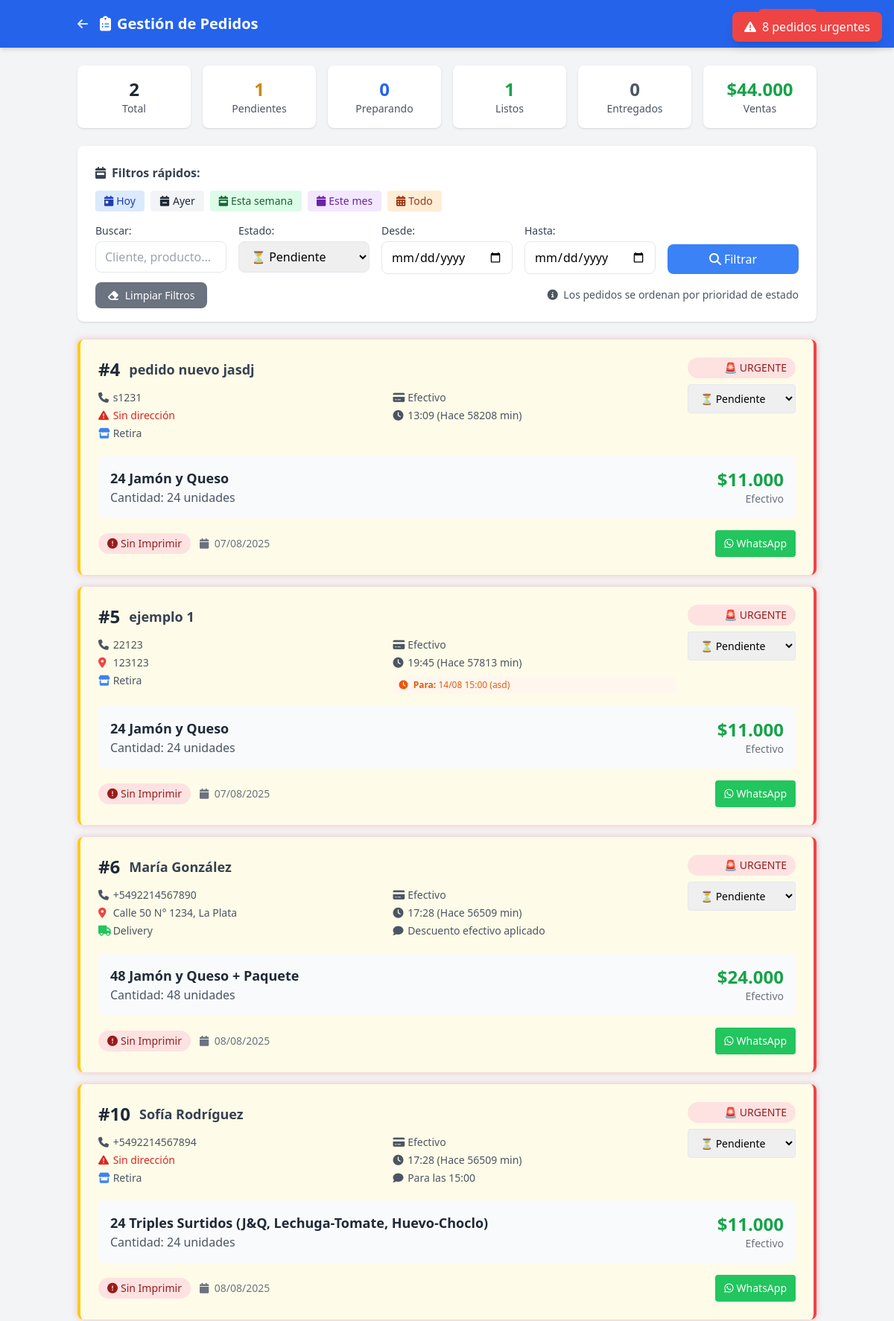
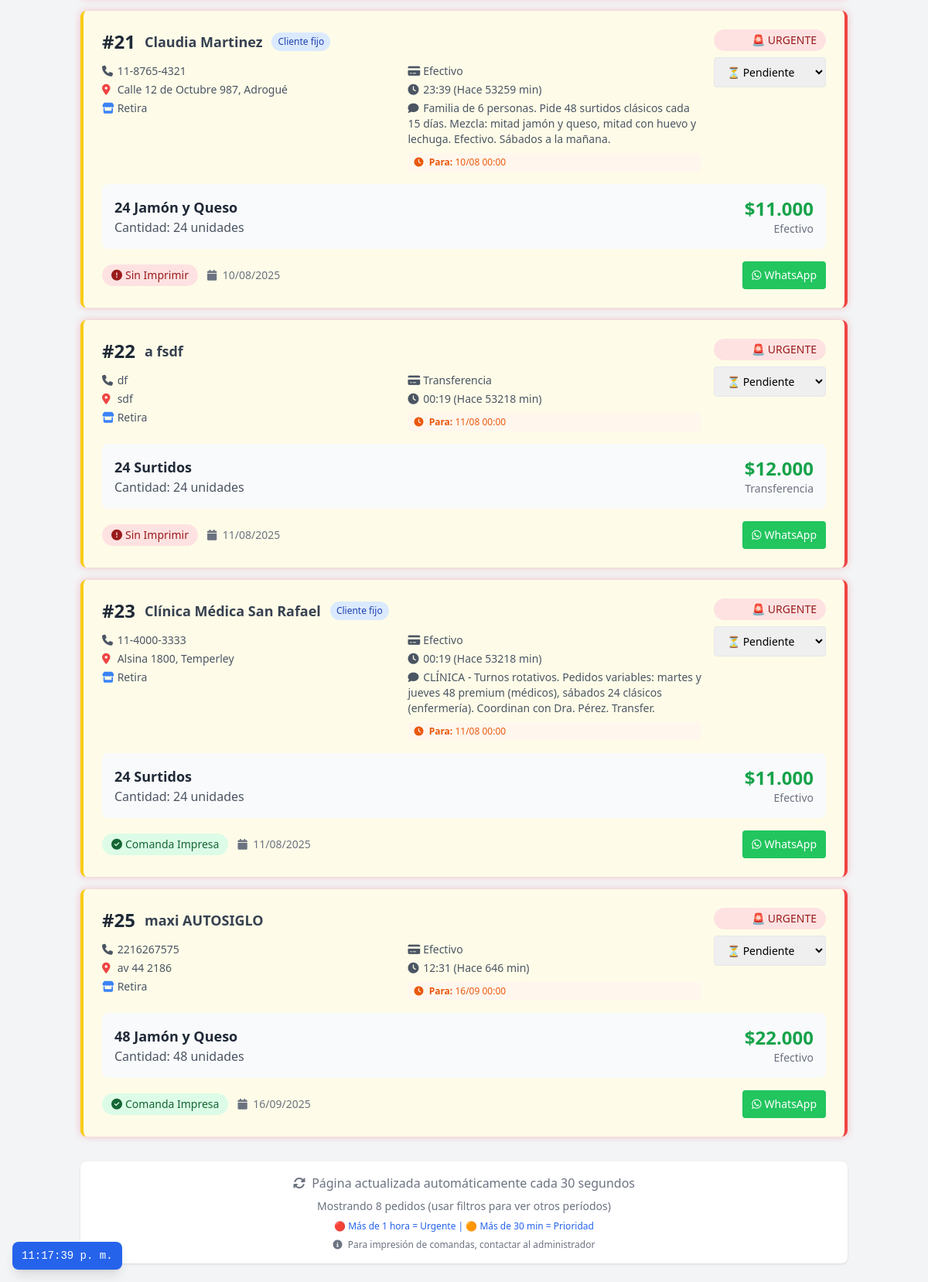
The page /empleados/pedidos.php?estado=Pendiente (signed in) on the database its author committed (2 pictures, top to bottom).
### tables this page shows
CREATE TABLE `pedidos` (
  `id` int(11) NOT NULL,
  `nombre` varchar(100) NOT NULL,
  `apellido` varchar(100) NOT NULL,
  `telefono` varchar(20) NOT NULL,
  `direccion` text DEFAULT NULL,
  `producto` varchar(100) NOT NULL,
  `cantidad` int(11) NOT NULL,
  `precio` decimal(10,2) NOT NULL,
  `forma_pago` enum('Efectivo','Transferencia') DEFAULT 'Efectivo',
  `modalidad` enum('Retira','Delivery') DEFAULT 'Retira',
  `ubicacion` enum('Local 1','Fábrica') DEFAULT 'Fábrica' COMMENT 'Ubicación donde se procesa el pedido',
  `estado` enum('Pendiente','Preparando','Listo','Entregado') DEFAULT 'Pendiente',
  `observaciones` text DEFAULT NULL,
  `cliente_fijo_id` int(11) DEFAULT NULL,
  `impreso` tinyint(1) DEFAULT 0,
  `created_at` timestamp NULL DEFAULT current_timestamp(),
  `updated_at` timestamp NULL DEFAULT current_timestamp() ON UPDATE current_timestamp(),
  `fecha_entrega` date DEFAULT NULL COMMENT 'Fecha para cuando es el pedido',
  `hora_entrega` time DEFAULT NULL COMMENT 'Hora para cuando es el pedido',
  `notas_horario` text DEFAULT NULL COMMENT 'Observaciones sobre horario/entrega',
  `fecha_pedido` datetime DEFAULT current_timestamp() COMMENT 'Cuándo se tomó el pedido (puede ser diferente de created_at para casos especiales)',
  `prioridad` enum('normal','prioridad','urgente') DEFAULT 'normal' COMMENT 'Prioridad manual asignada por admin',
  `prioridad_notas` text DEFAULT NULL COMMENT 'Notas sobre por qué se asignó esta prioridad',
  `es_personalizado_complejo` tinyint(1) DEFAULT 0 COMMENT 'Si usa la tabla pedido_detalles para precios mixtos'
);

### empleados/pedidos.php (the view, shortened to what the rows shown need)
<?php
require_once '../config.php';
$pdo = getConnection();
$filtro_estado = isset($_GET['estado']) ? sanitize($_GET['estado']) : '';
$sql = "SELECT p.*, cf.nombre as cliente_nombre, cf.apellido as cliente_apellido
        FROM pedidos p
        LEFT JOIN clientes_fijos cf ON p.cliente_fijo_id = cf.id
        WHERE 1=1";
$params = [];
if ($filtro_estado) {
    $sql .= " AND p.estado = ?";
    $params[] = $filtro_estado;
}
$sql .= " ORDER BY
    CASE p.estado
        WHEN 'Pendiente' THEN 1
        WHEN 'Preparando' THEN 2
        WHEN 'Listo' THEN 3
        WHEN 'Entregado' THEN 4
    END,
    p.created_at ASC";
$stmt = $pdo->prepare($sql);
$stmt->execute($params);
$pedidos = $stmt->fetchAll();
?>
<!DOCTYPE html>
<html lang="es">
<head>
    <script src="https://cdn.tailwindcss.com"></script>
    <link rel="stylesheet" href="https://cdnjs.cloudflare.com/ajax/libs/font-awesome/6.4.0/css/all.min.css">
</head>
<body class="bg-gray-100">
    <header class="bg-blue-600 text-white shadow-md">
        <div class="container mx-auto px-4 py-3 flex justify-between items-center">
            <div class="flex items-center">
                <h1 class="text-xl font-bold">
                    <i class="fas fa-clipboard-list mr-2"></i>Gestión de Pedidos
                </h1>
            </div>
        </div>
    </header>
    <main class="container mx-auto px-4 py-6">
        <div class="space-y-4">
            <?php if (empty($pedidos)): ?>
                <div class="bg-white p-12 rounded-lg shadow text-center text-gray-500">
                    <i class="fas fa-inbox text-6xl mb-4 text-gray-300"></i>
                    <h3 class="text-xl mb-2">No hay pedidos</h3>
                    <p>No se encontraron pedidos para los filtros seleccionados</p>
                    <div class="mt-4">
                        <a href="?fecha_desde=<?= date('Y-m-d') ?>&fecha_hasta=<?= date('Y-m-d') ?>"
                           class="text-blue-600 hover:underline">Ver pedidos de hoy</a>
                    </div>
                </div>
            <?php else: ?>
                <?php foreach ($pedidos as $pedido): ?>
                    <?php
                    $minutos = round((time() - strtotime($pedido['created_at'])) / 60);
                    $estado_colors = [
                        'Pendiente' => 'border-l-yellow-400 bg-yellow-50',
                        'Preparando' => 'border-l-blue-400 bg-blue-50',
                        'Listo' => 'border-l-green-400 bg-green-50',
                        'Entregado' => 'border-l-gray-400 bg-gray-50'
                    ];
                    $urgencia_class = '';
                    if ($minutos > 60) {
                        $urgencia_class = 'border-r-4 border-r-red-500';
                    } elseif ($minutos > 30) {
                        $urgencia_class = 'border-r-4 border-r-orange-500';
                    }
                    ?>
                    <div class="bg-white rounded-lg shadow border-l-4 <?= $estado_colors[$pedido['estado']] ?> <?= $urgencia_class ?>">
                        <div class="p-6">
                            <div class="flex justify-between items-start mb-4">
                                <div class="flex-1">
                                    <div class="flex items-center space-x-3 mb-3">
                                        <span class="text-2xl font-bold text-gray-800">#<?= $pedido['id'] ?></span>
                                        <span class="text-lg font-semibold text-gray-700">
                                            <?= htmlspecialchars($pedido['nombre'] . ' ' . $pedido['apellido']) ?>
                                        </span>
                                        <?php if ($pedido['cliente_nombre']): ?>
                                            <span class="bg-blue-100 text-blue-800 px-2 py-1 rounded-full text-xs">
                                                Cliente fijo
                                            </span>
                                        <?php endif; ?>
                                    </div>
                                    <div class="grid md:grid-cols-2 gap-4 text-sm">
                                        <div>
                                            <p class="text-gray-600 mb-1">
                                                <i class="fas fa-phone w-4"></i> <?= htmlspecialchars($pedido['telefono']) ?>
                                            </p>
                                            <?php if ($pedido['direccion']): ?>
                                            <p class="text-gray-600 mb-1">
                                                <i class="fas fa-map-marker-alt w-4 text-red-500"></i>
                                                <span class="font-medium"><?= htmlspecialchars($pedido['direccion']) ?></span>
                                            </p>
                                            <?php else: ?>
                                            <p class="text-red-600 mb-1">
                                                <i class="fas fa-exclamation-triangle w-4"></i>
                                                <span class="font-medium">Sin dirección</span>
                                            </p>
                                            <?php endif; ?>
                                            <p class="text-gray-600 mb-1">
                                                <i class="fas fa-<?= $pedido['modalidad'] === 'Delivery' ? 'truck text-green-500' : 'store text-blue-500' ?> w-4"></i>
                                                <?= $pedido['modalidad'] ?>
                                            </p>
                                        </div>
                                        <div>
                                            <p class="text-gray-600 mb-1">
                                                <i class="fas fa-credit-card w-4"></i> <?= $pedido['forma_pago'] ?>
                                            </p>
                                            <p class="text-gray-600 mb-1">
                                                <i class="fas fa-clock w-4"></i>
                                                <?= date('H:i', strtotime($pedido['created_at'])) ?> (Hace <?= $minutos ?> min)
                                            </p>
                                            <?php if ($pedido['observaciones']): ?>
                                            <p class="text-gray-600 mb-1">
                                                <i class="fas fa-comment w-4"></i> <?= htmlspecialchars($pedido['observaciones']) ?>
                                            </p>
                                            <?php endif; ?>
                                            <?php if ($pedido['fecha_entrega'] || $pedido['hora_entrega'] || $pedido['notas_horario']): ?>
                                            <div class="text-xs text-orange-600 bg-orange-50 px-2 py-1 rounded mt-2">
                                                <i class="fas fa-clock mr-1"></i>
                                                <strong>Para:</strong>
                                                <?php if ($pedido['fecha_entrega']): ?>
                                                    <?= date('d/m', strtotime($pedido['fecha_entrega'])) ?>
                                                <?php endif; ?>
                                                <?php if ($pedido['hora_entrega']): ?>
                                                    <?= substr($pedido['hora_entrega'], 0, 5) ?>
                                                <?php endif; ?>
                                                <?php if ($pedido['notas_horario']): ?>
                                                    (<?= htmlspecialchars($pedido['notas_horario']) ?>)
                                                <?php endif; ?>
                                            </div>
                                            <?php endif; ?>
                                        </div>
                                    </div>
                                </div>
                                <div class="ml-4 text-right">
                                    <?php if ($minutos > 60): ?>
                                        <div class="bg-red-100 text-red-800 px-3 py-1 rounded-full text-sm font-medium mb-2">
                                            🚨 URGENTE
                                        </div>
                                    <?php elseif ($minutos > 30): ?>
                                        <div class="bg-orange-100 text-orange-800 px-3 py-1 rounded-full text-sm font-medium mb-2">
                                            ⚠️ PRIORIDAD
                                        </div>
                                    <?php endif; ?>
                                    <form method="POST" class="inline-block">
                                        <select name="estado" onchange="this.form.submit()"
                                                class="px-3 py-2 border rounded text-sm font-medium">
                                            <option value="Pendiente" <?= $pedido['estado'] === 'Pendiente' ? 'selected' : '' ?>>⏳ Pendiente</option>
                                        </select>
                                    </form>
                                </div>
                            </div>
                            <div class="bg-gray-50 rounded-lg p-4 mb-4">
                                <div class="flex justify-between items-center">
                                    <div>
                                        <h3 class="text-lg font-semibold text-gray-800">
                                            <?= htmlspecialchars($pedido['producto']) ?>
                                        </h3>
                                        <p class="text-gray-600">Cantidad: <?= $pedido['cantidad'] ?> unidades</p>
                                    </div>
                                    <div class="text-right">
                                        <div class="text-2xl font-bold text-green-600">
                                            <?= formatPrice($pedido['precio']) ?>
                                        </div>
                                        <div class="text-sm text-gray-500"><?= $pedido['forma_pago'] ?></div>
                                    </div>
                                </div>
                            </div>
                            <div class="flex justify-between items-center">
                                <div class="flex items-center space-x-3">
                                    <?php if ($pedido['impreso']): ?>
                                        <span class="bg-green-100 text-green-800 px-3 py-1 rounded-full text-sm">
                                            <i class="fas fa-check-circle mr-1"></i>Comanda Impresa
                                        </span>
                                    <?php else: ?>
                                        <span class="bg-red-100 text-red-800 px-3 py-1 rounded-full text-sm">
                                            <i class="fas fa-exclamation-circle mr-1"></i>Sin Imprimir
                                        </span>
                                    <?php endif; ?>
                                    <span class="text-gray-500 text-sm">
                                        <i class="fas fa-calendar mr-1"></i>
                                        <?= date('d/m/Y', strtotime($pedido['created_at'])) ?>
                                    </span>
                                </div>
                                <div class="flex space-x-2">
                                    <a href="https://wa.me/<?= preg_replace('/[^0-9]/', '', $pedido['telefono']) ?>?text=Hola%20<?= urlencode($pedido['nombre']) ?>,%20tu%20pedido%20#<?= $pedido['id'] ?>%20está%20<?= urlencode(strtolower($pedido['estado'])) ?>"
                                       target="_blank"
                                       class="bg-green-500 hover:bg-green-600 text-white px-3 py-2 rounded text-sm">
                                        <i class="fab fa-whatsapp mr-1"></i>WhatsApp
                                    </a>
                                </div>
                            </div>
                        </div>
                    </div>
                <?php endforeach; ?>
            <?php endif; ?>
        </div>
    </main>
</body>
</html>

### rows shown on the page
pedidos: id "4", nombre+apellido "pedido nuevo jasdj", telefono "s1231", direccion "Sin dirección", modalidad "Retira", forma_pago "Efectivo", created_at "13:09", created_at "58208", shows "🚨 URGENTE", estado "⏳ Pendiente", producto "24 Jamón y Queso", cantidad "24", precio "$11.000", impreso 0 (drawn), created_at "07/08/2025"
pedidos: id "5", nombre+apellido "ejemplo 1", telefono "22123", direccion "123123", modalidad "Retira", forma_pago "Efectivo", created_at "19:45", created_at "57813", fecha_entrega "14/08", hora_entrega "15:00", notas_horario "asd", shows "🚨 URGENTE", estado "⏳ Pendiente", producto "24 Jamón y Queso", cantidad "24", precio "$11.000", impreso 0 (drawn), created_at "07/08/2025"
pedidos: id "6", nombre+apellido "María González", telefono "+5492214567890", direccion "Calle 50 N° 1234, La Plata", modalidad "Delivery", forma_pago "Efectivo", created_at "17:28", created_at "56509", observaciones "Descuento efectivo aplicado", shows "🚨 URGENTE", estado "⏳ Pendiente", producto "48 Jamón y Queso + Paquete", cantidad "48", precio "$24.000", impreso 0 (drawn), created_at "08/08/2025"
pedidos: id "10", nombre+apellido "Sofía Rodríguez", telefono "+5492214567894", direccion "Sin dirección", modalidad "Retira", forma_pago "Efectivo", created_at "17:28", created_at "56509", observaciones "Para las 15:00", shows "🚨 URGENTE", estado "⏳ Pendiente", producto "24 Triples Surtidos (J&Q, Lechuga-Tomate, Huevo-Choclo)", cantidad "24", precio "$11.000", impreso 0 (drawn), created_at "08/08/2025"
pedidos: id "21", nombre+apellido "Claudia Martinez", shows "Cliente fijo", telefono "11-8765-4321", direccion "Calle 12 de Octubre 987, Adrogué", modalidad "Retira", forma_pago "Efectivo", created_at "23:39", created_at "53259", observaciones "Familia de 6 personas. Pide 48 surtidos clásicos cada 15 días. Mezcla: mitad jamón y queso, mitad con huevo y lechuga. Efectivo. Sábados a la mañana.", fecha_entrega "10/08", hora_entrega "00:00", shows "🚨 URGENTE", estado "⏳ Pendiente", producto "24 Jamón y Queso", cantidad "24", precio "$11.000", impreso 0 (drawn), created_at "10/08/2025"
pedidos: id "22", nombre+apellido "a fsdf", telefono "df", direccion "sdf", modalidad "Retira", forma_pago "Transferencia", created_at "00:19", created_at "53218", fecha_entrega "11/08", hora_entrega "00:00", shows "🚨 URGENTE", estado "⏳ Pendiente", producto "24 Surtidos", cantidad "24", precio "$12.000", impreso 0 (drawn), created_at "11/08/2025"
pedidos: id "23", nombre+apellido "Clínica Médica San Rafael", shows "Cliente fijo", telefono "11-4000-3333", direccion "Alsina 1800, Temperley", modalidad "Retira", forma_pago "Efectivo", created_at "00:19", created_at "53218", observaciones "CLÍNICA - Turnos rotativos. Pedidos variables: martes y jueves 48 premium (médicos), sábados 24 clásicos (enfermería). Coordinan con Dra. Pérez. Transfer.", fecha_entrega "11/08", hora_entrega "00:00", shows "🚨 URGENTE", estado "⏳ Pendiente", producto "24 Surtidos", cantidad "24", precio "$11.000", impreso 1 (drawn), created_at "11/08/2025"
pedidos: id "25", nombre+apellido "maxi AUTOSIGLO", telefono "2216267575", direccion "av 44 2186", modalidad "Retira", forma_pago "Efectivo", created_at "12:31", created_at "646", fecha_entrega "16/09", hora_entrega "00:00", shows "🚨 URGENTE", estado "⏳ Pendiente", producto "48 Jamón y Queso", cantidad "48", precio "$22.000", impreso 1 (drawn), created_at "16/09/2025"

### other values the page prints
$stats['total'] "2"
$stats['pendientes'] "1"
$stats['preparando'] "0"
$stats['listos'] "1"
$stats['entregados'] "0"
formatPrice($stats['total_ventas']) "$44.000"
count($pedidos) "8"
